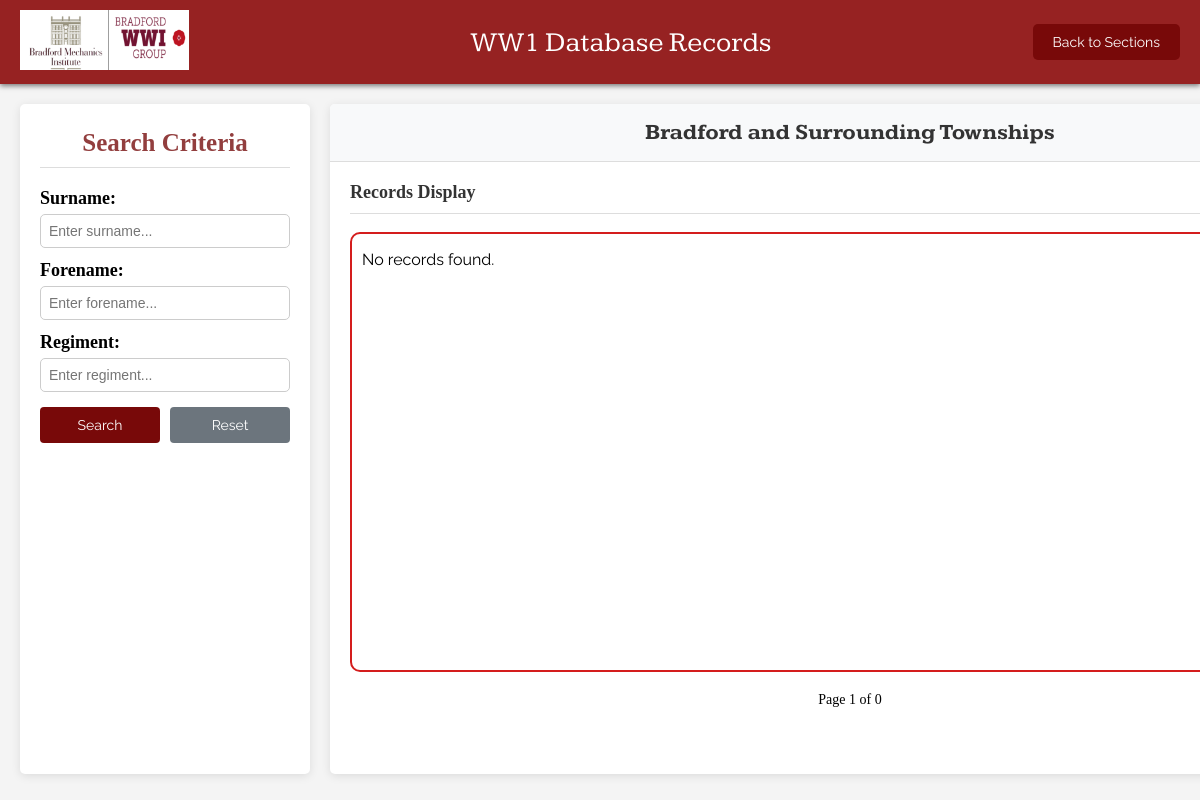
/php_html/township.php, run on an earlier commit of the app's database.
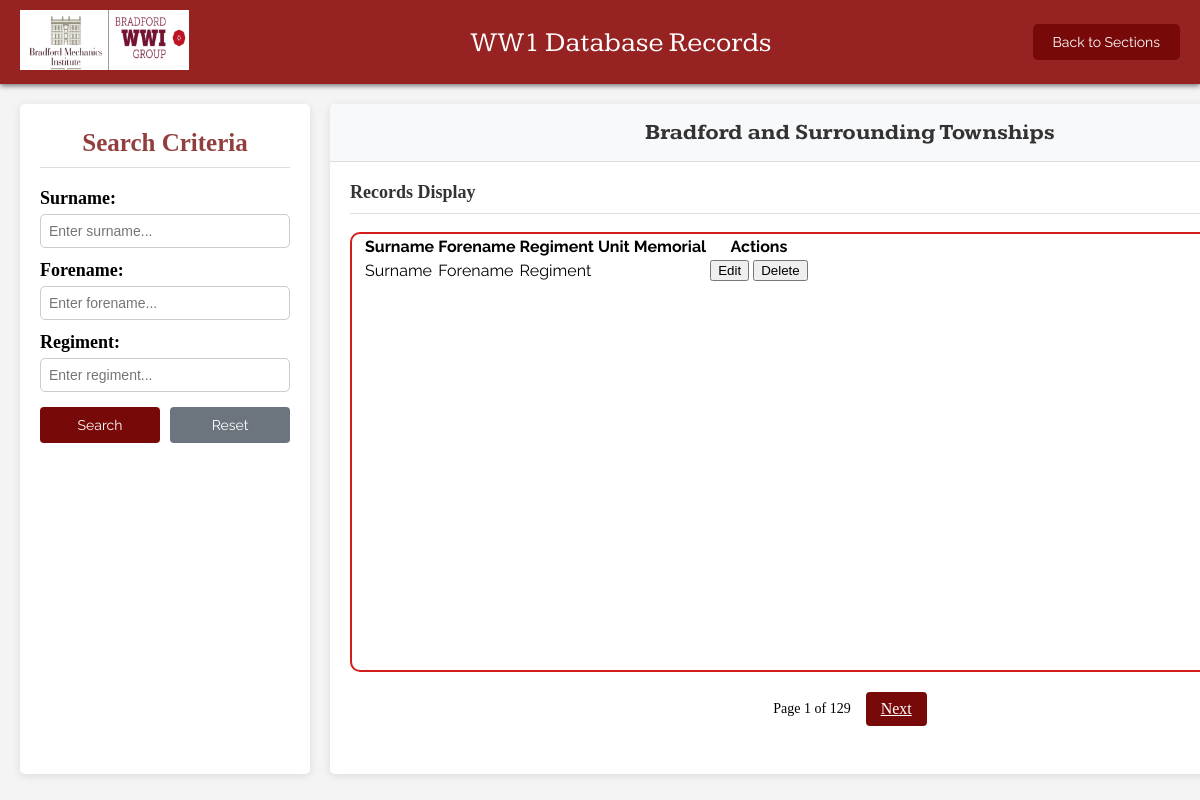
And on a later commit of the database.
### tables this page shows
CREATE TABLE `township` (
  `HonourID` int(11) NOT NULL,
  `Surname` varchar(35) NOT NULL,
  `Forename` varchar(35) NOT NULL,
  `Address` varchar(255) NOT NULL,
  `Electoral Ward` varchar(255) NOT NULL,
  `Town` varchar(255) NOT NULL,
  `Rank` varchar(255) NOT NULL,
  `Regiment` varchar(255) NOT NULL,
  `Battalion` varchar(255) DEFAULT NULL,
  `Company` varchar(255) NOT NULL,
  `Age` varchar(255) NOT NULL,
  `Service No` varchar(255) NOT NULL,
  `Other Regiment` varchar(255) NOT NULL,
  `Other Battalion` varchar(255) DEFAULT NULL,
  `Other Service No.` varchar(255) NOT NULL,
  `Medals` varchar(255) NOT NULL,
  `Enlistment Date` date NOT NULL,
  `Discharge Date` date NOT NULL,
  `Death (in service) Date` date NOT NULL,
  `Misc Info Nroh` text NOT NULL,
  `Cemetery/Memorial` varchar(255) NOT NULL,
  `Cemetery/Memorial Ref` varchar(255) NOT NULL,
  `Cemetery/Memorial Country` varchar(255) NOT NULL,
  `Additional CWCG Info` text NOT NULL
);

### php_html/township.php (the view, shortened to what the changed rows need)
<?php
require 'db_connect.php';
$surname = $_GET['surname'] ?? '';
$forename = $_GET['forename'] ?? '';
$regiment = $_GET['regiment'] ?? '';
$page = $_GET['page'] ?? 1;
$records_per_page = 1;
$offset = ($page - 1) * $records_per_page;
$query = "SELECT * FROM township WHERE 1=1";
$params = [];
$query .= " LIMIT ? OFFSET ?";
$params[] = $records_per_page;
$params[] = $offset;
$stmt = $mysqli->prepare($query);
$stmt->bind_param(str_repeat('s', count($params)), ...$params);
$stmt->execute();
$results = $stmt->get_result()->fetch_all(MYSQLI_ASSOC);
$total_query = "SELECT COUNT(*) FROM township WHERE 1=1";
$total_stmt = $mysqli->prepare($total_query);
$total_stmt->execute();
$total_results = $total_stmt->get_result()->fetch_row()[0];
$total_pages = ceil($total_results / $records_per_page);
?>
<!DOCTYPE html>
<html lang="en">
<head>
    <link rel="stylesheet" href="../css/database.css">
</head>
<body>
    <div class="container">
        <div class="content-panel">
            <div class="database-title">
                <h2>Bradford and Surrounding Townships</h2>
            </div>
            <div class="records-container">
                <div class="display">
                    <?php
                    if (empty($results)) {
                        echo "<p>No records found.</p>";
                    } else {
                        echo "<table class='records-table'>";
                        echo "<thead><tr>
                            <th>Surname</th>
                            <th>Forename</th>
                            <th>Regiment</th>
                            <th>Unit</th>
                            <th>Memorial</th>
                            <th>Actions</th>
                        </tr></thead><tbody>";
                        foreach ($results as $row) {
                            echo "<tr>";
                            echo "<td>" . htmlspecialchars($row['Surname']) . "</td>";
                            echo "<td>" . htmlspecialchars($row['Forename']) . "</td>";
                            echo "<td>" . htmlspecialchars($row['Regiment']) . "</td>";
                            echo "<td>" . htmlspecialchars($row['Unit']) . "</td>";
                            echo "<td>" . htmlspecialchars($row['Memorial']) . "</td>";
                            echo "<td class='action-buttons'>
                                <form action='process_township.php' method='post' style='display:inline;'>
                                    <input type='hidden' name='action' value='edit'>
                                    <input type='hidden' name='record_id' value='" . htmlspecialchars($row['id']) . "'>
                                    <button type='submit'>Edit</button>
                                </form>
                                <form action='process_township.php' method='post' style='display:inline;'>
                                    <input type='hidden' name='action' value='delete'>
                                    <input type='hidden' name='record_id' value='" . htmlspecialchars($row['id']) . "'>
                                    <button type='submit' onclick=\"return confirm('Are you sure you want to delete this record?');\">Delete</button>
                                </form>
                            </td>";
                            echo "</tr>";
                        }
                        echo "</tbody></table>";
                    }
                    ?>
                </div>
                <div class="pagination">
                    <span id="pageInfo">Page <?php echo $page; ?> of <?php echo $total_pages; ?></span>
                    <?php if ($page < $total_pages): ?>
                        <a href="?surname=<?php echo urlencode($surname); ?>&forename=<?php echo urlencode($forename); ?>&regiment=<?php echo urlencode($regiment); ?>&page=<?php echo $page + 1; ?>">Next</a>
                    <?php endif; ?>
                </div>
            </div>
        </div>
    </div>
</body>
</html>

What changed in the data, as far as the page shows it:
added township: Surname "Surname", Forename "Forename", Regiment "Regiment"
Also different on the page:
$total_pages: "0" → "129"
text no longer shown: "No records found."
text now shown: "Surname Forename Regiment Unit Memorial Actions Next"
